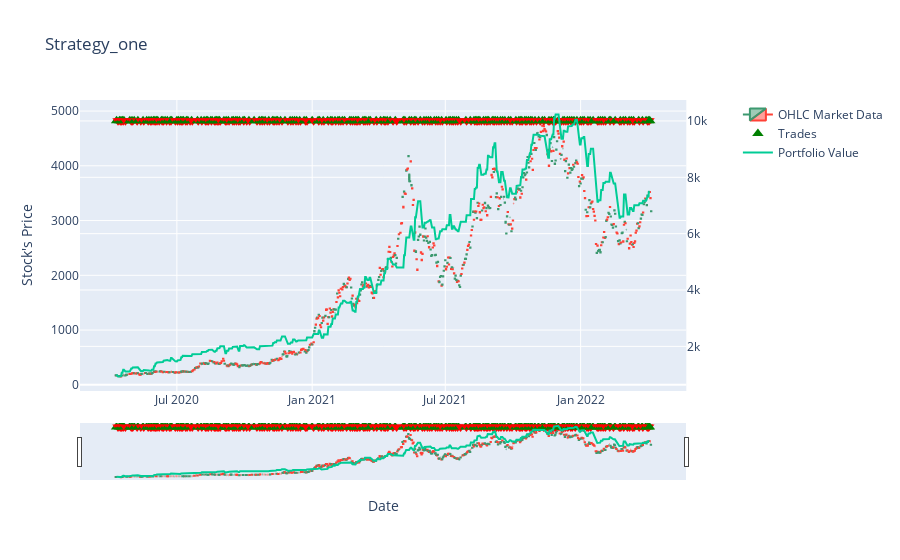

Notebook source saved alongside this figure:
### Code cell
strategy.plot_history(title="Strategy_one", yaxis_title="Stock's Price", xaxis_title="Date")

### Figure 1 — Plotly figure (JSON) as saved in the notebook; plotly's stock layout.template omitted (floating-point values rounded to 4 significant figures; data arrays with more than 128 entries replaced by an {"elided": "..."} marker saying what was removed)
{"data": [{"close": {"elided": "728 float values"}, "high": {"elided": "728 float values"}, "low": {"elided": "728 float values"}, "name": "OHLC Market Data", "open": {"elided": "728 float values"}, "type": "candlestick", "x": {"elided": "728 str values"}}, {"hovertext": {"elided": "385 str values"}, "marker": {"color": {"elided": "385 str values"}, "size": 10, "symbol": {"elided": "385 str values"}}, "mode": "markers", "name": "Trades", "type": "scatter", "x": {"elided": "385 str values"}, "xaxis": "x", "y": {"elided": "385 float values"}, "yaxis": "y"}, {"mode": "lines", "name": "Portfolio Value", "type": "scatter", "x": {"elided": "385 str values"}, "xaxis": "x", "y": {"elided": "385 float values"}, "yaxis": "y2"}], "layout": {"title": {"text": "Strategy_one"}, "xaxis": {"anchor": "y", "domain": [0, 0.94], "title": {"text": "Date"}}, "yaxis": {"anchor": "x", "domain": [0, 1], "title": {"text": "Stock's Price"}}, "yaxis2": {"anchor": "x", "overlaying": "y", "side": "right"}}}
